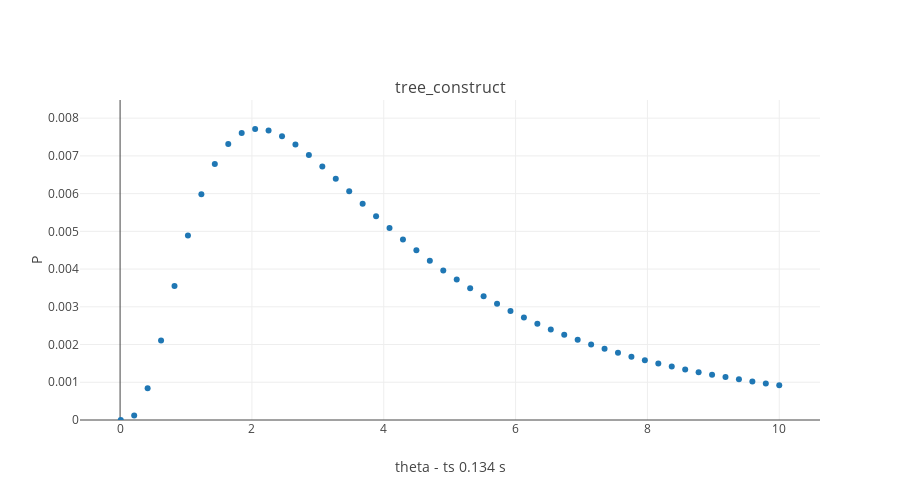

Notebook code for this chart:
### Markdown cell above
#### Theta estimation - constant

see notebook [InfSites](https://nbviewer.jupyter.org/github/SantosJGND/Coalescent/blob/master/Model_proba.ipynb)

### Code cell
from structure_tools.Coal_probab import Ascent_return, tree_ascent
from structure_tools.Coalesce_plots import plot_rec_InfSites

func_names= ['tree_construct']
funcs= [
        Ascent_return    #Descent_return      # runUp_balance # tree_construct
       ]

range_theta= np.linspace(0.01,10,50)

plot_rec_InfSites(point_up,root_lib,funcs,func_names,range_theta,height= 500)

### Figure 1 — Plotly figure (JSON) as saved in the notebook; plotly's stock layout.template omitted (floating-point values rounded to 4 significant figures)
{"data": [{"mode": "markers", "name": "tree_construct", "type": "scatter", "uid": "f1c0373b-c0d6-4cc8-9453-f976c1d54023", "x": [0.01, 0.2139, 0.4178, 0.6216, 0.8255, 1.029, 1.233, 1.437, 1.641, 1.845, 2.049, 2.253, 2.457, 2.66, 2.864, 3.068, 3.272, 3.476, 3.68, 3.884, 4.088, 4.291, 4.495, 4.699, 4.903, 5.107, 5.311, 5.515, 5.719, 5.922, 6.126, 6.33, 6.534, 6.738, 6.942, 7.146, 7.35, 7.553, 7.757, 7.961, 8.165, 8.369, 8.573, 8.777, 8.981, 9.184, 9.388, 9.592, 9.796, 10], "xaxis": "x", "y": [1.371e-09, 0.0001225, 0.0008425, 0.002107, 0.003551, 0.00489, 0.005982, 0.006784, 0.007312, 0.007606, 0.007711, 0.00767, 0.007523, 0.007299, 0.007025, 0.006717, 0.006392, 0.00606, 0.005729, 0.005403, 0.005088, 0.004785, 0.004497, 0.004223, 0.003964, 0.003721, 0.003493, 0.003279, 0.003078, 0.002891, 0.002716, 0.002553, 0.002401, 0.002259, 0.002126, 0.002003, 0.001887, 0.00178, 0.001679, 0.001585, 0.001498, 0.001415, 0.001339, 0.001267, 0.0012, 0.001137, 0.001078, 0.001022, 0.0009702, 0.0009214], "yaxis": "y"}], "layout": {"annotations": [{"font": {"size": 16}, "showarrow": false, "text": "tree_construct", "x": 0.5, "xanchor": "center", "xref": "paper", "y": 1, "yanchor": "bottom", "yref": "paper"}], "height": 500, "width": 900, "xaxis": {"anchor": "y", "domain": [0, 1], "title": {"text": "theta - ts 0.134 s"}}, "yaxis": {"anchor": "x", "domain": [0, 1], "range": [0, 0.008482], "title": {"text": "P"}}}}
